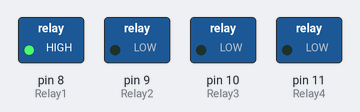
This sketch was run on a simulated Arduino Uno, built with avr-gcc and run on an emulated ATmega328P. Parts: switched loads named in the sketch (green lamp = pin HIGH).

Above: at 0.5 s.
At 3.5 s:
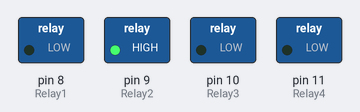
At 6.5 s:
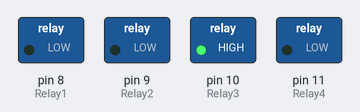
At 9.5 s:
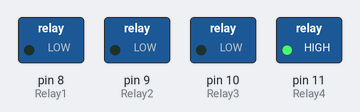
At 14.0 s:
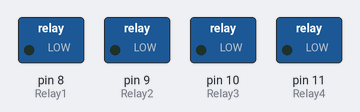
Timing chart, 0 to 15.6 s (numbered marks = the images above):
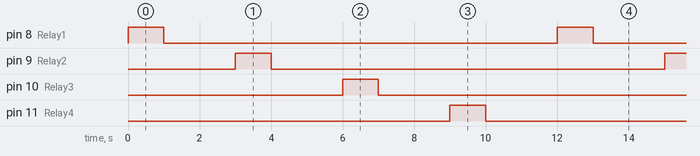

Measured:
- by itself, pin 8 (Relay1), pin 9 (Relay2), pin 10 (Relay3), pin 11 (Relay4): alternates HIGH for 1.0 s and LOW for 11.0 s
- by itself, everything shown: repeats every 12.0 s, in 8 steps

The sketch:

Relay.ino
```cpp
#define Relay1 8
#define Relay2 9
#define Relay3 10
#define Relay4 11

void setup() {
  // put your setup code here, to run once:
  pinMode(Relay1, OUTPUT);
  pinMode(Relay2, OUTPUT);
  pinMode(Relay3, OUTPUT);
  pinMode(Relay4, OUTPUT);
}

void loop() {
  // put your main code here, to run repeatedly:
  digitalWrite(Relay1, HIGH);
  delay(1000);
  digitalWrite(Relay1, LOW);
  delay(2000);
  digitalWrite(Relay2, HIGH);
  delay(1000);
  digitalWrite(Relay2, LOW);
  delay(2000);
  digitalWrite(Relay3, HIGH);
  delay(1000);
  digitalWrite(Relay3, LOW);
  delay(2000);
  digitalWrite(Relay4, HIGH);
  delay(1000);
  digitalWrite(Relay4, LOW);
  delay(2000);
}
```
